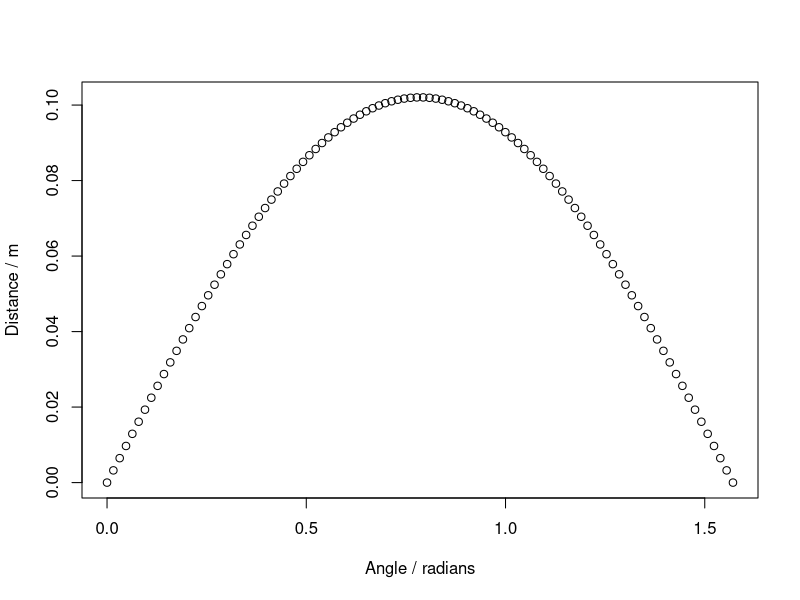
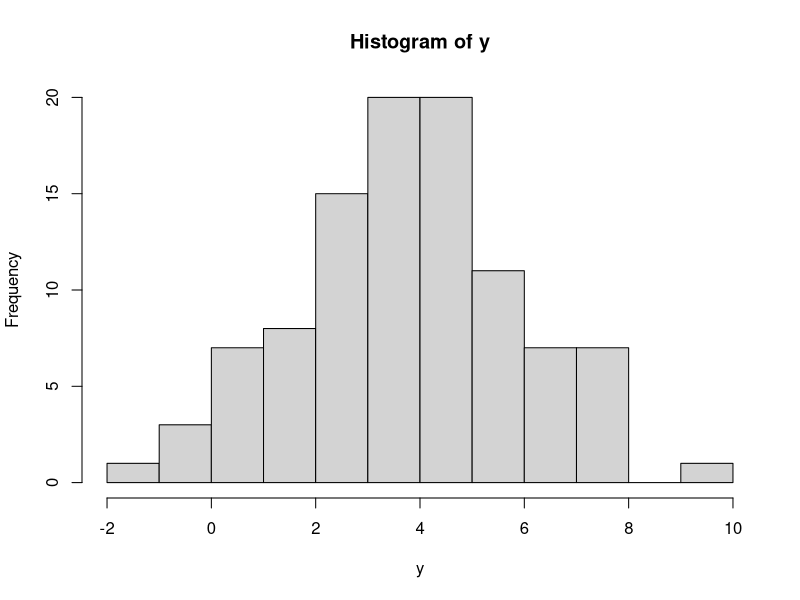
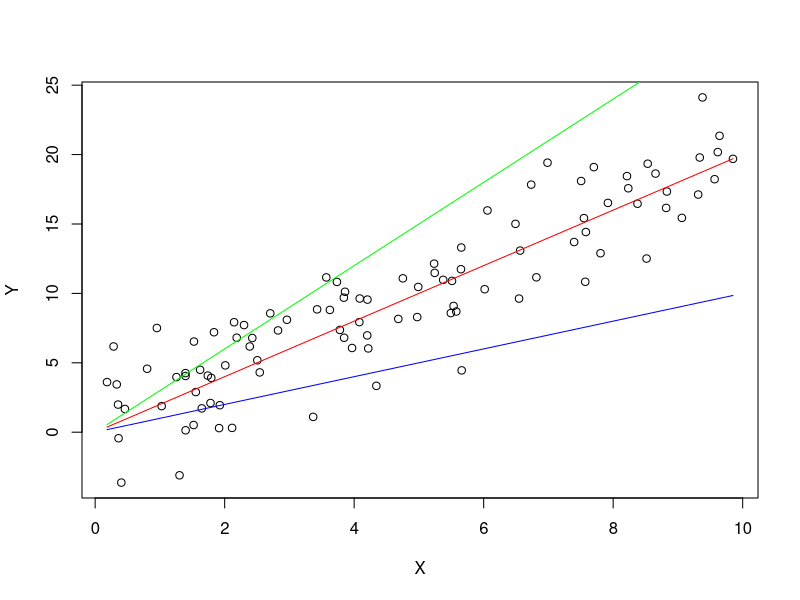
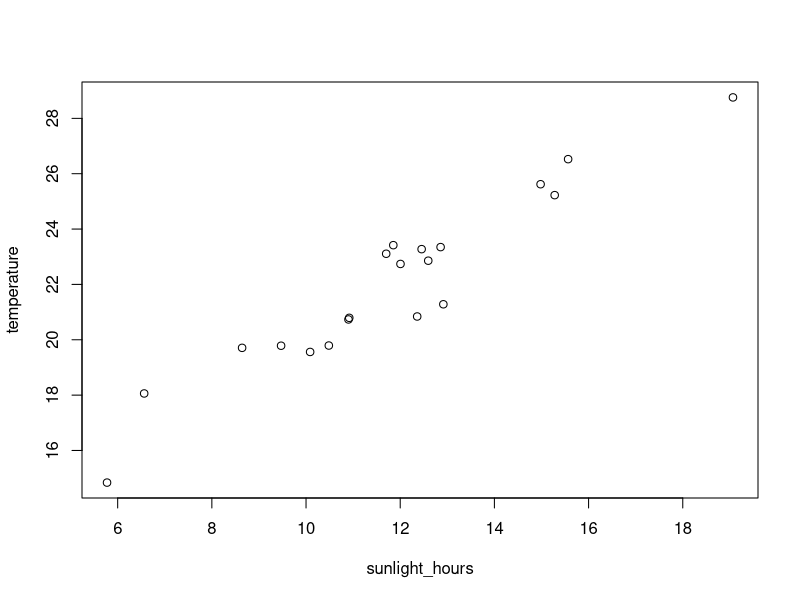

Recreate these plots in R, in order.
theta = seq(0, pi/2, length.out=100)
x = (1/9.8)*sin(2*theta)

plot(theta, x, xlab="Angle / radians", ylab="Distance / m")
idx = which.max(x)
print(theta[idx])

#Gradient-Ascent/Hill-Climbing Algorithm


#define an objective function to MINIMISE (notice the minus sign)
obj_fn <- function(param){-(1/9.8)*sin(2*param)}
#Start randomly between 0 and pi/2
start_guess = (pi/2)*runif(1)
#Run the optimiser and store the result
opt_result = optim(par=start_guess, fn=obj_fn)
#Print the optimised parameter value
print(paste("Best parameter value is: ", opt_result$par, collapse=""))



y = rnorm(100, m = 4, sd = 2)
hist(y)



lognorm <- function(param, Y){100*log(sqrt(2*pi)*param[2]) +sum((Y-param[1])^2/(2*param[2]^2))}
neg_LL <- function(param) -lognorm(param, Y=y)
start_guess = c(0, 1) #first guess of mean of 0, stand.dev. of 1
mle_param = optim(par=start_guess, fn=neg_LL)
print(paste("MLE mean = ", mle_param$par[1], collapse=""))

print(paste("MLE variance = ", mle_param$par[2]^2, collapse=""))


#Linear Regression
#Define the number of data points
N = 100
X = runif(n=N, min=0, max=10)
Y = 2*X + rnorm(n=N, mean=0, sd= 3)
plot(X, Y)
lines(X, 1*X, col="blue")
lines(X, 2*X, col="red")
lines(X, 3*X, col="green")

set.seed(55)
sunlight_hours = rnorm(20, 12, 3)
temperature = 10 + sunlight_hours + rnorm(20, 0, 1)
sales = 10 + temperature + rnorm(20, 0, 5)
icecream_data = data.frame(sunlight_hours, temperature, sales)

icecream_model = glm(sales ~ sunlight_hours + temperature, data=icecream_data)
summary(icecream_model)

plot(sunlight_hours,temperature)


